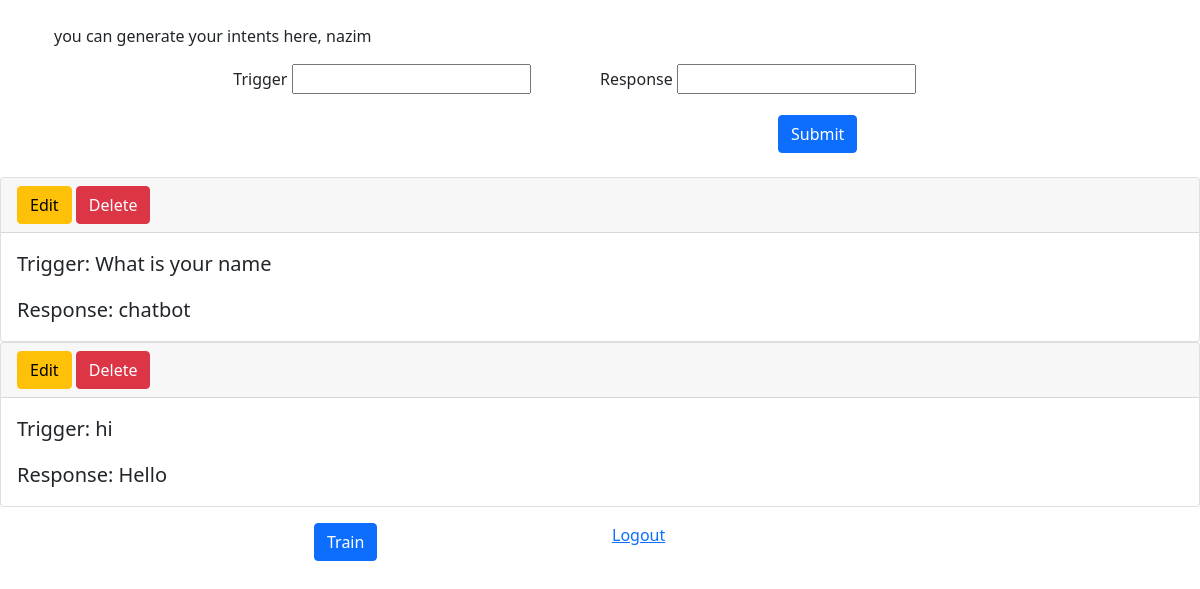
Page /home (signed in) on the committed database.
### app/models.py (models this page shows, shortened)
class Intent(models.Model):
  user=models.ForeignKey(User,on_delete=models.SET_NULL,null=True)
  trigger=models.CharField(max_length=500,null=True)
  response=models.CharField(max_length=500,null=True)

### app/views.py (the view, shortened to what this page needs)
# urls.py: path('home', views.home, name='home'),
@login_required(login_url='login')
def home(request):
  form=IntentForm(initial={'user':request.user})
  user=request.user
  intent=user.intent_set.all()
  context={'form':form,'intent':intent,'user':user}
  return render(request,'accounts/home.html',context)

### app/forms.py
class IntentForm(ModelForm):
  class Meta:
    model=Intent
    fields="__all__"

### app/templates/accounts/home.html (shortened to what this page needs)
<!DOCTYPE html>
<html lang="en">
  <head>
    <link
      href="https://cdn.jsdelivr.net/npm/bootstrap@5.1.3/dist/css/bootstrap.min.css"
      rel="stylesheet"
    />
  </head>
  <body>
    <div class="container px-4">
      <br />
      you can generate your intents here, {{user}}
      <br />
      <form class="row" action="" method="post">
        <div class="row gx-3 gy-2">
          <div class="col-md-2"></div>
          <div class="col-md-4">
            <label for="inputAddress" class="form-label">Trigger</label>
            {{form.trigger}}
          </div>
          <div class="col-md-6">
            <label for="inputCity" class="form-label">Response</label>
            {{form.response}}
          </div>
        </div>
        <div class="row align-items-end justify-content-start gx-5 gy-2">
          <div class="col-4 px-4 mt-6">
            <button type="submit" class="btn btn-primary btn-md">Submit</button>
          </div>
        </div>
      </form>
      <br />
    </div>
    {% for i in intent %}
    <div class="card">
      <div class="card-header">
        <a type="button" href="{% url 'edit' i.id %}" class="btn btn-warning"
          >Edit</a
        >
        <form action="{% url 'delete' i.id %}" method="post" class="d-inline">
          <input type="submit" class="btn btn-danger" value="Delete" />
        </form>
      </div>
      <div class="card-body">
        <blockquote class="blockquote mb-0">
          <p>Trigger: {{i.trigger}}</p>
          <footer>Response: {{i.response}}</footer>
        </blockquote>
      </div>
    </div>
    {% endfor %}
    <div class="contaner p-3">
      <div class="row">
        <div class="col-md-3"></div>
        <div class="col-md-3">
          <form action="{% url 'chatbot' %}">
            <input type="submit" class="btn btn-primary btn-md" value="Train" />
          </form>
        </div>
        <div class="col-md-6">
          <span><a href="{% url 'logout' %}">Logout</a></span>
        </div>
      </div>
    </div>
  </body>
</html>

### rows in the picture
Intent: trigger "What is your name", response "chatbot"
Intent: trigger "hi", response "Hello"

### other values in the picture
{{ user }} "nazim"
